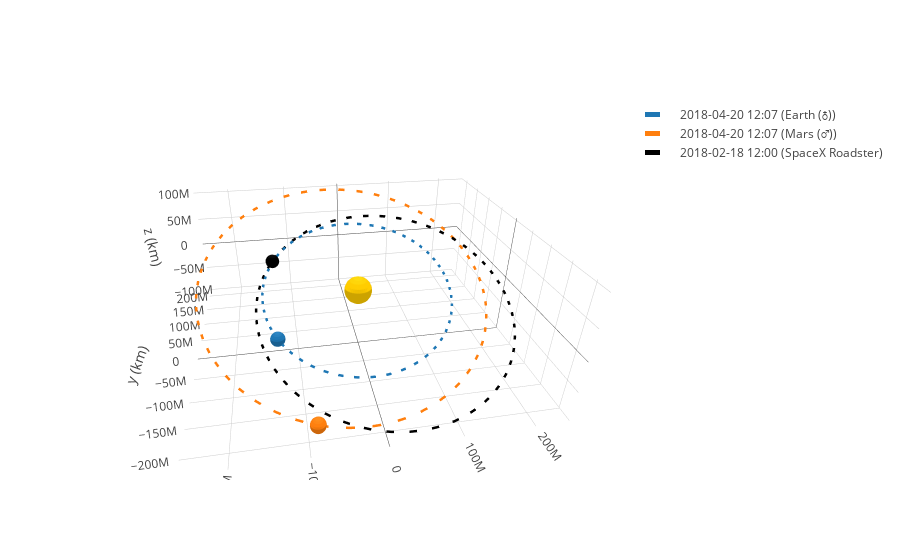

Notebook cell for this chart:
### Code cell
frame = OrbitPlotter3D()

frame.plot(Orbit.from_body_ephem(Earth), label=Earth)
frame.plot(Orbit.from_body_ephem(Mars), label=Mars)
frame.plot(roadster, label="SpaceX Roadster", color='black')

frame.set_view(30 * u.deg, -100 * u.deg, 2 * u.km)
frame.show()
